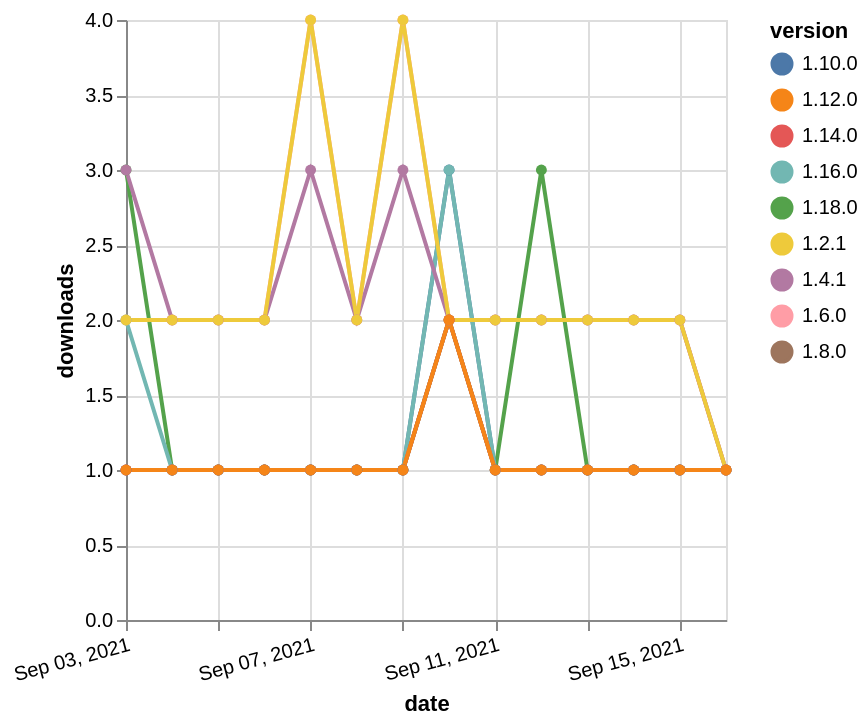

Vega-Lite specification stored for this chart:
### Vega-Lite specification from a JSON file in a GitHub repository (floating-point values rounded to 4 significant figures)
{"$schema": "https://vega.github.io/schema/vega-lite/v5.json", "description": "A simple bar chart with embedded data.", "data": {"values": [{"date": "2021-09-03", "total": 2452, "delta": 2, "version": "1.6.0"}, {"date": "2021-09-04", "total": 2454, "delta": 2, "version": "1.6.0"}, {"date": "2021-09-05", "total": 2456, "delta": 2, "version": "1.6.0"}, {"date": "2021-09-06", "total": 2458, "delta": 2, "version": "1.6.0"}, {"date": "2021-09-07", "total": 2462, "delta": 4, "version": "1.6.0"}, {"date": "2021-09-08", "total": 2464, "delta": 2, "version": "1.6.0"}, {"date": "2021-09-09", "total": 2468, "delta": 4, "version": "1.6.0"}, {"date": "2021-09-10", "total": 2470, "delta": 2, "version": "1.6.0"}, {"date": "2021-09-11", "total": 2472, "delta": 2, "version": "1.6.0"}, {"date": "2021-09-12", "total": 2474, "delta": 2, "version": "1.6.0"}, {"date": "2021-09-13", "total": 2476, "delta": 2, "version": "1.6.0"}, {"date": "2021-09-14", "total": 2478, "delta": 2, "version": "1.6.0"}, {"date": "2021-09-15", "total": 2480, "delta": 2, "version": "1.6.0"}, {"date": "2021-09-16", "total": 2481, "delta": 1, "version": "1.6.0"}, {"date": "2021-09-03", "total": 119, "delta": 3, "version": "1.18.0"}, {"date": "2021-09-04", "total": 120, "delta": 1, "version": "1.18.0"}, {"date": "2021-09-05", "total": 121, "delta": 1, "version": "1.18.0"}, {"date": "2021-09-06", "total": 122, "delta": 1, "version": "1.18.0"}, {"date": "2021-09-07", "total": 123, "delta": 1, "version": "1.18.0"}, {"date": "2021-09-08", "total": 124, "delta": 1, "version": "1.18.0"}, {"date": "2021-09-09", "total": 125, "delta": 1, "version": "1.18.0"}, {"date": "2021-09-10", "total": 127, "delta": 2, "version": "1.18.0"}, {"date": "2021-09-11", "total": 128, "delta": 1, "version": "1.18.0"}, {"date": "2021-09-12", "total": 131, "delta": 3, "version": "1.18.0"}, {"date": "2021-09-13", "total": 132, "delta": 1, "version": "1.18.0"}, {"date": "2021-09-14", "total": 133, "delta": 1, "version": "1.18.0"}, {"date": "2021-09-15", "total": 134, "delta": 1, "version": "1.18.0"}, {"date": "2021-09-16", "total": 135, "delta": 1, "version": "1.18.0"}, {"date": "2021-09-03", "total": 237, "delta": 1, "version": "1.8.0"}, {"date": "2021-09-04", "total": 238, "delta": 1, "version": "1.8.0"}, {"date": "2021-09-05", "total": 239, "delta": 1, "version": "1.8.0"}, {"date": "2021-09-06", "total": 240, "delta": 1, "version": "1.8.0"}, {"date": "2021-09-07", "total": 241, "delta": 1, "version": "1.8.0"}, {"date": "2021-09-08", "total": 242, "delta": 1, "version": "1.8.0"}, {"date": "2021-09-09", "total": 243, "delta": 1, "version": "1.8.0"}, {"date": "2021-09-10", "total": 245, "delta": 2, "version": "1.8.0"}, {"date": "2021-09-11", "total": 246, "delta": 1, "version": "1.8.0"}, {"date": "2021-09-12", "total": 247, "delta": 1, "version": "1.8.0"}, {"date": "2021-09-13", "total": 248, "delta": 1, "version": "1.8.0"}, {"date": "2021-09-14", "total": 249, "delta": 1, "version": "1.8.0"}, {"date": "2021-09-15", "total": 250, "delta": 1, "version": "1.8.0"}, {"date": "2021-09-16", "total": 251, "delta": 1, "version": "1.8.0"}, {"date": "2021-09-03", "total": 331, "delta": 1, "version": "1.10.0"}, {"date": "2021-09-04", "total": 332, "delta": 1, "version": "1.10.0"}, {"date": "2021-09-05", "total": 333, "delta": 1, "version": "1.10.0"}, {"date": "2021-09-06", "total": 334, "delta": 1, "version": "1.10.0"}, {"date": "2021-09-07", "total": 335, "delta": 1, "version": "1.10.0"}, {"date": "2021-09-08", "total": 336, "delta": 1, "version": "1.10.0"}, {"date": "2021-09-09", "total": 337, "delta": 1, "version": "1.10.0"}, {"date": "2021-09-10", "total": 340, "delta": 3, "version": "1.10.0"}, {"date": "2021-09-11", "total": 341, "delta": 1, "version": "1.10.0"}, {"date": "2021-09-12", "total": 342, "delta": 1, "version": "1.10.0"}, {"date": "2021-09-13", "total": 343, "delta": 1, "version": "1.10.0"}, {"date": "2021-09-14", "total": 344, "delta": 1, "version": "1.10.0"}, {"date": "2021-09-15", "total": 345, "delta": 1, "version": "1.10.0"}, {"date": "2021-09-16", "total": 346, "delta": 1, "version": "1.10.0"}, {"date": "2021-09-03", "total": 174, "delta": 2, "version": "1.16.0"}, {"date": "2021-09-04", "total": 175, "delta": 1, "version": "1.16.0"}, {"date": "2021-09-05", "total": 176, "delta": 1, "version": "1.16.0"}, {"date": "2021-09-06", "total": 177, "delta": 1, "version": "1.16.0"}, {"date": "2021-09-07", "total": 178, "delta": 1, "version": "1.16.0"}, {"date": "2021-09-08", "total": 179, "delta": 1, "version": "1.16.0"}, {"date": "2021-09-09", "total": 180, "delta": 1, "version": "1.16.0"}, {"date": "2021-09-10", "total": 183, "delta": 3, "version": "1.16.0"}, {"date": "2021-09-11", "total": 184, "delta": 1, "version": "1.16.0"}, {"date": "2021-09-12", "total": 185, "delta": 1, "version": "1.16.0"}, {"date": "2021-09-13", "total": 186, "delta": 1, "version": "1.16.0"}, {"date": "2021-09-14", "total": 187, "delta": 1, "version": "1.16.0"}, {"date": "2021-09-15", "total": 188, "delta": 1, "version": "1.16.0"}, {"date": "2021-09-16", "total": 189, "delta": 1, "version": "1.16.0"}, {"date": "2021-09-03", "total": 2595, "delta": 3, "version": "1.4.1"}, {"date": "2021-09-04", "total": 2597, "delta": 2, "version": "1.4.1"}, {"date": "2021-09-05", "total": 2599, "delta": 2, "version": "1.4.1"}, {"date": "2021-09-06", "total": 2601, "delta": 2, "version": "1.4.1"}, {"date": "2021-09-07", "total": 2604, "delta": 3, "version": "1.4.1"}, {"date": "2021-09-08", "total": 2606, "delta": 2, "version": "1.4.1"}, {"date": "2021-09-09", "total": 2609, "delta": 3, "version": "1.4.1"}, {"date": "2021-09-10", "total": 2611, "delta": 2, "version": "1.4.1"}, {"date": "2021-09-11", "total": 2613, "delta": 2, "version": "1.4.1"}, {"date": "2021-09-12", "total": 2615, "delta": 2, "version": "1.4.1"}, {"date": "2021-09-13", "total": 2617, "delta": 2, "version": "1.4.1"}, {"date": "2021-09-14", "total": 2619, "delta": 2, "version": "1.4.1"}, {"date": "2021-09-15", "total": 2621, "delta": 2, "version": "1.4.1"}, {"date": "2021-09-16", "total": 2622, "delta": 1, "version": "1.4.1"}, {"date": "2021-09-03", "total": 3072, "delta": 2, "version": "1.2.1"}, {"date": "2021-09-04", "total": 3074, "delta": 2, "version": "1.2.1"}, {"date": "2021-09-05", "total": 3076, "delta": 2, "version": "1.2.1"}, {"date": "2021-09-06", "total": 3078, "delta": 2, "version": "1.2.1"}, {"date": "2021-09-07", "total": 3082, "delta": 4, "version": "1.2.1"}, {"date": "2021-09-08", "total": 3084, "delta": 2, "version": "1.2.1"}, {"date": "2021-09-09", "total": 3088, "delta": 4, "version": "1.2.1"}, {"date": "2021-09-10", "total": 3090, "delta": 2, "version": "1.2.1"}, {"date": "2021-09-11", "total": 3092, "delta": 2, "version": "1.2.1"}, {"date": "2021-09-12", "total": 3094, "delta": 2, "version": "1.2.1"}, {"date": "2021-09-13", "total": 3096, "delta": 2, "version": "1.2.1"}, {"date": "2021-09-14", "total": 3098, "delta": 2, "version": "1.2.1"}, {"date": "2021-09-15", "total": 3100, "delta": 2, "version": "1.2.1"}, {"date": "2021-09-16", "total": 3101, "delta": 1, "version": "1.2.1"}, {"date": "2021-09-03", "total": 154, "delta": 1, "version": "1.14.0"}, {"date": "2021-09-04", "total": 155, "delta": 1, "version": "1.14.0"}, {"date": "2021-09-05", "total": 156, "delta": 1, "version": "1.14.0"}, {"date": "2021-09-06", "total": 157, "delta": 1, "version": "1.14.0"}, {"date": "2021-09-07", "total": 158, "delta": 1, "version": "1.14.0"}, {"date": "2021-09-08", "total": 159, "delta": 1, "version": "1.14.0"}, {"date": "2021-09-09", "total": 160, "delta": 1, "version": "1.14.0"}, {"date": "2021-09-10", "total": 162, "delta": 2, "version": "1.14.0"}, {"date": "2021-09-11", "total": 163, "delta": 1, "version": "1.14.0"}, {"date": "2021-09-12", "total": 164, "delta": 1, "version": "1.14.0"}, {"date": "2021-09-13", "total": 165, "delta": 1, "version": "1.14.0"}, {"date": "2021-09-14", "total": 166, "delta": 1, "version": "1.14.0"}, {"date": "2021-09-15", "total": 167, "delta": 1, "version": "1.14.0"}, {"date": "2021-09-16", "total": 168, "delta": 1, "version": "1.14.0"}, {"date": "2021-09-03", "total": 182, "delta": 1, "version": "1.12.0"}, {"date": "2021-09-04", "total": 183, "delta": 1, "version": "1.12.0"}, {"date": "2021-09-05", "total": 184, "delta": 1, "version": "1.12.0"}, {"date": "2021-09-06", "total": 185, "delta": 1, "version": "1.12.0"}, {"date": "2021-09-07", "total": 186, "delta": 1, "version": "1.12.0"}, {"date": "2021-09-08", "total": 187, "delta": 1, "version": "1.12.0"}, {"date": "2021-09-09", "total": 188, "delta": 1, "version": "1.12.0"}, {"date": "2021-09-10", "total": 190, "delta": 2, "version": "1.12.0"}, {"date": "2021-09-11", "total": 191, "delta": 1, "version": "1.12.0"}, {"date": "2021-09-12", "total": 192, "delta": 1, "version": "1.12.0"}, {"date": "2021-09-13", "total": 193, "delta": 1, "version": "1.12.0"}, {"date": "2021-09-14", "total": 194, "delta": 1, "version": "1.12.0"}, {"date": "2021-09-15", "total": 195, "delta": 1, "version": "1.12.0"}, {"date": "2021-09-16", "total": 196, "delta": 1, "version": "1.12.0"}]}, "width": "container", "mark": {"type": "line", "point": {"filled": true}}, "encoding": {"x": {"field": "date", "type": "temporal", "timeUnit": "yearmonthdate", "title": "date", "axis": {"labelAngle": -15}}, "y": {"field": "delta", "type": "quantitative", "title": "downloads"}, "color": {"field": "version", "type": "nominal"}, "tooltip": {"field": "delta"}}}
